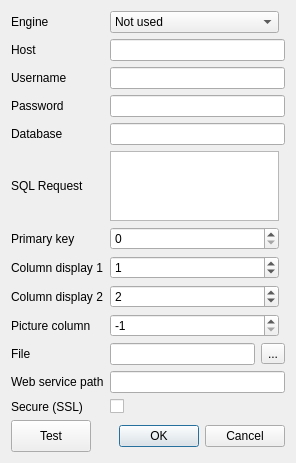
<?xml version="1.0" encoding="UTF-8"?>
<ui version="4.0">
 <class>DatabaseConnection</class>
 <widget class="QDialog" name="DatabaseConnection">
  <property name="geometry">
   <rect>
    <x>0</x>
    <y>0</y>
    <width>296</width>
    <height>461</height>
   </rect>
  </property>
  <property name="windowTitle">
   <string>Database connection</string>
  </property>
  <layout class="QGridLayout" name="gridLayout">
   <item row="0" column="0">
    <widget class="QLabel" name="label">
     <property name="text">
      <string>Engine</string>
     </property>
    </widget>
   </item>
   <item row="0" column="1">
    <widget class="QComboBox" name="engine">
     <item>
      <property name="text">
       <string>Not used</string>
      </property>
     </item>
     <item>
      <property name="text">
       <string>Horux</string>
      </property>
     </item>
     <item>
      <property name="text">
       <string>CSV</string>
      </property>
     </item>
    </widget>
   </item>
   <item row="1" column="0">
    <widget class="QLabel" name="label_5">
     <property name="text">
      <string>Host</string>
     </property>
     <property name="buddy">
      <cstring>host</cstring>
     </property>
    </widget>
   </item>
   <item row="1" column="1" colspan="2">
    <widget class="QLineEdit" name="host"/>
   </item>
   <item row="2" column="0">
    <widget class="QLabel" name="label_3">
     <property name="text">
      <string>Username</string>
     </property>
     <property name="buddy">
      <cstring>username</cstring>
     </property>
    </widget>
   </item>
   <item row="2" column="1" colspan="2">
    <widget class="QLineEdit" name="username"/>
   </item>
   <item row="3" column="0">
    <widget class="QLabel" name="label_2">
     <property name="text">
      <string>Password</string>
     </property>
     <property name="buddy">
      <cstring>password</cstring>
     </property>
    </widget>
   </item>
   <item row="3" column="1" colspan="2">
    <widget class="QLineEdit" name="password">
     <property name="echoMode">
      <enum>QLineEdit::PasswordEchoOnEdit</enum>
     </property>
    </widget>
   </item>
   <item row="4" column="0">
    <widget class="QLabel" name="label_4">
     <property name="text">
      <string>Database</string>
     </property>
     <property name="buddy">
      <cstring>database</cstring>
     </property>
    </widget>
   </item>
   <item row="4" column="1" colspan="2">
    <widget class="QLineEdit" name="database"/>
   </item>
   <item row="10" column="0">
    <widget class="QLabel" name="label_8">
     <property name="text">
      <string>File</string>
     </property>
    </widget>
   </item>
   <item row="10" column="1" colspan="2">
    <layout class="QHBoxLayout" name="horizontalLayout_2">
     <item>
      <widget class="QLineEdit" name="file"/>
     </item>
     <item>
      <widget class="QToolButton" name="search">
       <property name="text">
        <string>...</string>
       </property>
      </widget>
     </item>
    </layout>
   </item>
   <item row="11" column="0">
    <widget class="QLabel" name="label_6">
     <property name="text">
      <string>Web service path</string>
     </property>
    </widget>
   </item>
   <item row="11" column="1" colspan="2">
    <widget class="QLineEdit" name="path"/>
   </item>
   <item row="12" column="0">
    <widget class="QLabel" name="label_7">
     <property name="text">
      <string>Secure (SSL)</string>
     </property>
    </widget>
   </item>
   <item row="12" column="1" colspan="2">
    <widget class="QCheckBox" name="ssl">
     <property name="text">
      <string/>
     </property>
    </widget>
   </item>
   <item row="13" column="0" colspan="3">
    <layout class="QHBoxLayout" name="horizontalLayout">
     <item>
      <widget class="QPushButton" name="testButton">
       <property name="minimumSize">
        <size>
         <width>0</width>
         <height>32</height>
        </size>
       </property>
       <property name="text">
        <string>Test</string>
       </property>
      </widget>
     </item>
     <item>
      <widget class="QDialogButtonBox" name="buttonBox">
       <property name="orientation">
        <enum>Qt::Horizontal</enum>
       </property>
       <property name="standardButtons">
        <set>QDialogButtonBox::Cancel|QDialogButtonBox::Ok</set>
       </property>
      </widget>
     </item>
    </layout>
   </item>
   <item row="6" column="0">
    <widget class="QLabel" name="label_9">
     <property name="text">
      <string>Primary key</string>
     </property>
    </widget>
   </item>
   <item row="7" column="0">
    <widget class="QLabel" name="label_10">
     <property name="text">
      <string>Column display 1</string>
     </property>
    </widget>
   </item>
   <item row="8" column="0">
    <widget class="QLabel" name="label_11">
     <property name="text">
      <string>Column display 2</string>
     </property>
    </widget>
   </item>
   <item row="9" column="0">
    <widget class="QLabel" name="label_12">
     <property name="text">
      <string>Picture column</string>
     </property>
    </widget>
   </item>
   <item row="6" column="1">
    <widget class="QSpinBox" name="primaryKey">
     <property name="minimum">
      <number>0</number>
     </property>
     <property name="maximum">
      <number>100</number>
     </property>
     <property name="value">
      <number>0</number>
     </property>
    </widget>
   </item>
   <item row="7" column="1">
    <widget class="QSpinBox" name="column1">
     <property name="maximum">
      <number>100</number>
     </property>
     <property name="value">
      <number>1</number>
     </property>
    </widget>
   </item>
   <item row="8" column="1">
    <widget class="QSpinBox" name="column2">
     <property name="maximum">
      <number>100</number>
     </property>
     <property name="value">
      <number>2</number>
     </property>
    </widget>
   </item>
   <item row="9" column="1">
    <widget class="QSpinBox" name="pictureColumn">
     <property name="minimum">
      <number>-1</number>
     </property>
     <property name="maximum">
      <number>100</number>
     </property>
     <property name="value">
      <number>-1</number>
     </property>
    </widget>
   </item>
   <item row="5" column="0">
    <widget class="QLabel" name="label_13">
     <property name="text">
      <string>SQL Request</string>
     </property>
    </widget>
   </item>
   <item row="5" column="1">
    <widget class="QPlainTextEdit" name="sqlRequest"/>
   </item>
  </layout>
 </widget>
 <resources/>
 <connections>
  <connection>
   <sender>buttonBox</sender>
   <signal>accepted()</signal>
   <receiver>DatabaseConnection</receiver>
   <slot>accept()</slot>
   <hints>
    <hint type="sourcelabel">
     <x>248</x>
     <y>254</y>
    </hint>
    <hint type="destinationlabel">
     <x>157</x>
     <y>274</y>
    </hint>
   </hints>
  </connection>
  <connection>
   <sender>buttonBox</sender>
   <signal>rejected()</signal>
   <receiver>DatabaseConnection</receiver>
   <slot>reject()</slot>
   <hints>
    <hint type="sourcelabel">
     <x>316</x>
     <y>260</y>
    </hint>
    <hint type="destinationlabel">
     <x>286</x>
     <y>274</y>
    </hint>
   </hints>
  </connection>
 </connections>
</ui>
